Frame 1 (no input): blank canvas, image omitted
Frame 60 (the mouse pressed at the canvas centre just before this capture): blank canvas, image omitted
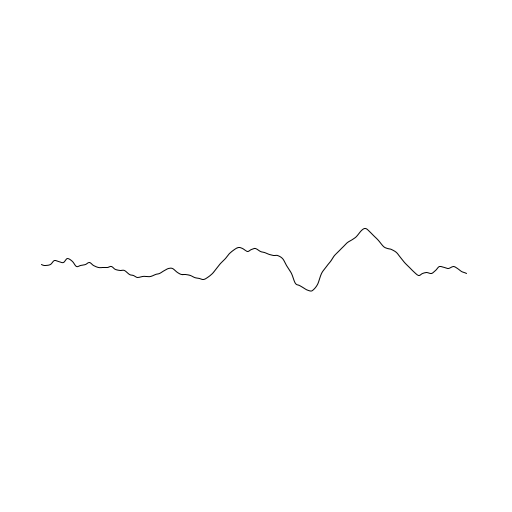
Frame 120 (the mouse held since frame 60 and released just before this capture)

The Processing sketch whose frames 1 and 60 were blank and that drew this single picture after the mouse press (run headless with seeded random() and noise(); from frame 60 on, the mouse is pressed at the canvas centre):

// Processing sketch: waves2
// ── waves2.pde
//Experiments with noisey lines

//Better parametrical control of noise


NoiseLine noiseLine;
ArrayList<ControlPoint> controlPoints;

int numVertexes;

void setup()
{
  size(512,512);
  noFill();
  stroke(0);
  frameRate(60);
  
  numVertexes  = 100;
  noiseLine  = new NoiseLine(PI/2,width);  
  controlPoints = new ArrayList<ControlPoint>();
  
  for(int i = 0; i < 5; i++)
  {
    for(int j = 0; j < 5; j++)
    {
     ControlPoint cp = new ControlPoint(
     (i+1) * width/6 - width/2,
     (j+1) * height/6 - height/2);
     
     cp.vals.append(random(PI/2,PI*3/2)); // incTheta
     cp.vals.append(random(0,0.1)); // incMagnitude
     cp.vals.append(random(1,10)); // sampleMagnitude
     cp.vals.append(random(width/2,width)); //Mag
     cp.vals.append(random(PI * 0.4,PI * 0.6)); //theta
     cp.vals.append(random(0,100)); //noiseAmp
     controlPoints.add(cp);
     
    }
  }

}


void draw()
{
  

  
  background(255);
  translate(width/2, height/2);
  
  float [] params = getWeightedParams();
  
  noiseLine.setSampleIncTheta(params[0]);
  noiseLine.setSampleIncMagnitude(params[1]);
  noiseLine.setSampleMagnitude(params[2]);
  noiseLine.mag = floor(params[3]);
  noiseLine.theta = params[4];
  noiseLine.noiseAmp = params[5];
  
  noiseLine.update();
  
  for(ControlPoint cp : controlPoints )
  {
     
    //cp.draw(); 
    
  }
  
  noFill();
  stroke(1);
  beginShape();
  for(int i = 0; i < numVertexes; i++)
  {
    
    PVector p = noiseLine.calcVertex((float)i/numVertexes);
    
    curveVertex(p.x,p.y);
  }
  endShape();
}

float [] getWeightedParams()
{
  FloatList weights = new FloatList();
  
  for(ControlPoint cp : controlPoints )
  {
    weights.append(cp.getVal(mouseX - width/2, mouseY - height/2));
  }
  
  normaliseSum(weights);

  int numParams = controlPoints.get(0).vals.size();
  float [] params = new float[numParams];
  for(int i = 0; i < numParams; i++)
  {
   params[i] = 0; 
  }
  
  for(int j = 0; j < controlPoints.size(); j++) //<>//
  {
    ControlPoint cp = controlPoints.get(j);
    for(int i = 0; i < cp.vals.size(); i++)
    {
      params[i] += (cp.vals.get(i) * weights.get(j));
    }
  }
  
  return params;
}

// ── ControlPoint.pde
class ControlPoint
{
   PVector pos;
   FloatList vals;
   float radius;
   
   ControlPoint(int x, int y)
   {
     pos = new PVector(x,y);
     vals = new FloatList();
     radius = 100;
   }
   
   void draw()
   {
     fill(0);
     noStroke();
     ellipse(pos.x,pos.y,5,5); 
   }
   
   float getVal(float x, float y)
   {
     float rs = pow(radius,2);
     float d = pow(x - pos.x,2) + pow(y - pos.y,2); 
     float v = max(0, rs - d) / rs;
     return v;
   }
}

// ── NoiseLine.pde
class NoiseLine
{
  
  float theta; 
  int mag;
  
  PVector sampleVector;  
  PVector sampleCenter; 
  PVector sampleOffset; 
  PVector sampleInc; //move the noise by this vector
  
  float noiseAmp;
  
  NoiseLine(float _theta, int _mag)
  {
    theta = _theta;
    mag = _mag;
    
    sampleCenter = new PVector(random(0,99999), random(0,99999)); //start in a random position
    sampleVector = new PVector(10,0);
    sampleOffset = PVector.div(sampleVector, -2); // to draw the sample from the center
    sampleInc = new PVector(0.01,0);
    noiseAmp = 50;
   
  }
  
  void update()
  {
     sampleCenter.add(sampleInc);
  }
  
  PVector calcVertex(float progress)
  {
    
    //just the line
    
    PVector p = new PVector(
      sin(theta) * progress * mag,
      cos(theta) * progress * mag
    );
  
    PVector offset = new PVector(
      -sin(theta) * mag/2,
      -cos(theta) * mag/2
    );
  
    p.add(offset);
    
    //adding the noise
    
    PVector normal = new PVector(cos(theta),-sin(theta));
    
    PVector np  = PVector.mult(sampleVector, progress);
    np.add(sampleOffset); //set from the center
    
     float noiseVal = noise(
      sampleCenter.x + np.x, 
      sampleCenter.y + np.y
    );
    
    float mul = map(noiseVal,0.0,1.0,-noiseAmp, noiseAmp);
    
    normal.normalize();
    normal.mult(mul);
    p.add(normal);
  
    return p;
  }
  
  void setSampleTheta(float theta)
  {
    float mag = sampleVector.mag();
    sampleVector.x = sin(theta);
    sampleVector.y = cos(theta);
    setSampleMagnitude(mag);
  }
  
  void setSampleMagnitude(float mag)
  {
    //println(mag);
    if(mag > 0)
    {
     sampleVector.setMag(mag);
     sampleOffset = PVector.div(sampleVector, -2); // to draw the sample from the center
    }
  }
  
  void setSampleIncTheta(float theta)
  {
    //println(theta);
    float mag = sampleInc.mag();
    sampleInc.x = sin(theta);
    sampleInc.y = cos(theta);
    sampleInc.setMag(mag);
  }
  
  void setSampleIncMagnitude(float mag)
  {
    if(mag > 0)
    {
      sampleInc.setMag(mag);
    }
  }
  

  
}

// ── Utils.pde
class ArOnePole{
  
  float z;
  float a;
  float b;
  float sampleRate;
  
  ArOnePole()
  { 
    sampleRate = 30;
    setDecay(0.5);
    z = 0;
  }
  
  void trigger()
  {
     z = 1; 
  }
  
  
  void setDecay(float time)
  {
    b = exp(-1.0/(time * sampleRate));
    a = 1.0 - b;
  }
  
  float step()
  {
    z = 0 * a + z * b;
    return z;
  }
  
};


class OnePole{
  
  float z;
  float a;
  float b;
  float sampleRate;
  
  OnePole(float _sampleRate, float _freqCoeff)
  { 
    sampleRate = _sampleRate;
    setFc(_freqCoeff);
    z = 0;
  }
  
  void trigger()
  {
     z = 1; 
  }
  
  
  void setFc(float Fc)
  {
    b = exp(-1.0 * TWO_PI * Fc);
    a = 1.0 - b;
  }
  
  float step(float input)
  {
    z = input * a + z * b;
    return z;
  }
  
};


class ArLin{
  
  int count;
  int frames;
  float sampleRate;
  
  ArLin()
  { 
    sampleRate = 30;
    setDecay(1);

  }
  
  void trigger()
  {
     count = frames;
  }
  
  
  void setDecay(float time)
  {
    frames = floor(time * sampleRate);
    count = 0;
  }
  
  float step()
  {
    count--;
    count = max(count, 0);
    return map(count, 0, frames,0, 1);
  }
  
};


void  normaliseSum(float [] input,  int numElements){
  
  float total = 0;
  
  for(int  i = 0; i < numElements; i++)
  {
     total += input[i];
  }
  
  for(int  i = 0; i < numElements; i++)
  {
     input[i] /= total;
  }
  
  

}


void  normaliseSum(FloatList input){
  
  float total = 0;
  
  for(int  i = 0; i < input.size(); i++)
  {
     total += input.get(i);
  }
  
  if(total > 0)
  {
  
    for(int  i = 0; i < input.size(); i++)
    {
       input.set(i,input.get(i)/total);
    }
    
  }
  

}
